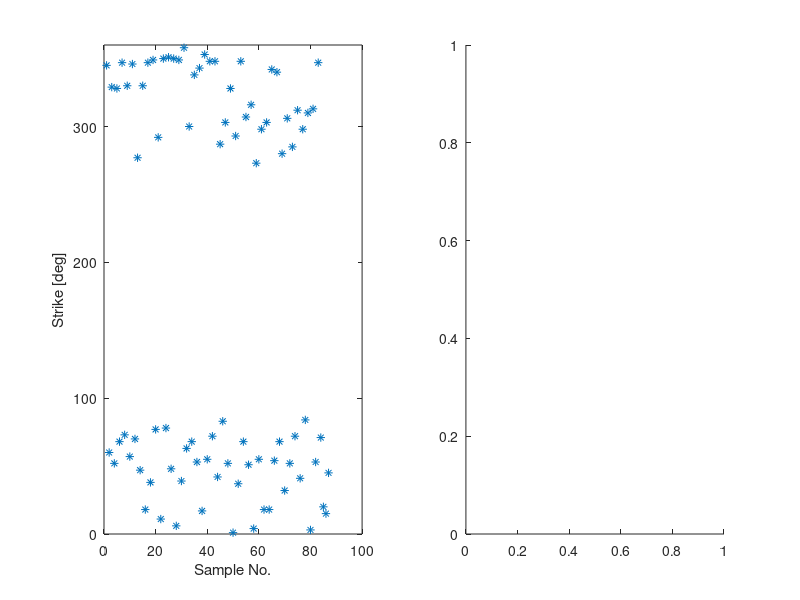

The MATLAB script that drew this image: (Note: this script raises an error after producing the figure.)
clear all
close all
clc

% load the data
fid = fopen('dipData.txt');
header = fgetl(fid);
% strike, dip, dip_direction
cnt = 0;
while ~feof(fid)
    cnt = cnt + 1;
    strike(cnt)    = str2double(fgetl(fid));
    dip(cnt)       = str2double(fgetl(fid));
    direction{cnt} = strtrim( fgetl(fid) );
end
fclose(fid);

%% now plot
close all

x = 0:20:360;

figure;
% plot linearly
subplot(1,2,1);
plot(strike,'*'); xlabel('Sample No.'); ylabel('Strike [deg]');
ylim([0 360]);
% plot with normal histogram
subplot(1,2,2)
histogram(strike,x);
xlim([0 360]); xlabel('Azimuth [deg]'); ylabel('Number of data');

%%


% Create your own rose diagram showing the frequency distribution of strike
% azimuths of fractures. 
nBins = 360/20;

h = figure;
% plot the strike
subplot(1,2,1)
% polarhistogram(strike*pi/180,nBins);
rose(strike*pi/180,nBins);
title('strike');
view(90, -90);

% plot the dip
subplot(1,2,2)
% polarhistogram(dip*pi/180,nBins);
rose(dip*pi/180,nBins);
title('dip');
view(90, -90);


%%

% make another version and change some of the properties
h = figure;
% plot the strike
subplot(1,2,1)
p1 = polarhistogram(strike*pi/180,nBins);
title('strike');
p1.DisplayStyle = 'stairs';
p1.Parent.ThetaDir = 'clockwise';
p1.Parent.ThetaZeroLocation = 'top';
% plot the dip
subplot(1,2,2)
p2 = polarhistogram(dip*pi/180,nBins,'FaceColor','red','FaceAlpha',0.3);
title('dip');
% p2.ThetaDir = 'clockwise';
p2.Parent.ThetaDir = 'clockwise';
p2.Parent.ThetaZeroLocation = 'top';
p2.Parent.RLim = [0 15];


%% Let's look at spider plots now

% % trace element vector
% traceElements = {'Rb','Sr','Ni','Zr','Pb','U','Sm'};
% 
% % rock type vector
% rockTypes = {'Peridotite','Basalt','Granite','Shale'};
% 
clear all
% elementData = transpose(reshape(data,numel(traceElements),numel(rockTypes)));
% elementData = elementData * 100;

load('spider_data.mat');

axes_interval = 4; % number of radial contours

h = figure;
spider_plot(log10(elementData), traceElements, axes_interval,'Marker','o');
legend(rockTypes,'Location','northeastoutside');

%%

h = figure;
plot(log10(elementData)','-o');
p1 = gca;
p1.XTickLabel = traceElements;
legend(rockTypes);
xlabel('Element'); ylabel('log_{10}(Rock/primitive mantle)');

%% Let's look at ternary plots

addpath('./alchemyst-ternplot/');
% This is for 2D ternary plots from 
% https://www.mathworks.com/matlabcentral/fileexchange/2299-alchemyst-ternplot

Al2O3 = [0, 5,10,10,2,2,1,1,3,2,1,3,1,3,1,0,0,.10,.275,.500,.075,.50,.025,.20];
ZrO2  = [2,40,40,45,2,2,2,2,2,2,2,2,0,0,0,1,0,.60,.450,.175,.325,.25,.450,.55];
SiO2  = [2,55,50,45,2,0,2,3,2,3,4,3,2,2,0,0,1,.30,.275,.325,.600,.25,.525,.25];

figure;
ternplot(Al2O3,ZrO2,SiO2, 'o','majors', 10);
ternlabel('Al2O3', 'ZrO2', 'SiO2');

%%

% figure;
nBins = 10;
nColors = 20;
ternplot_pro(Al2O3,ZrO2,SiO2,nBins,nColors);
ternlabel('Al2O3', 'ZrO2', 'SiO2');


